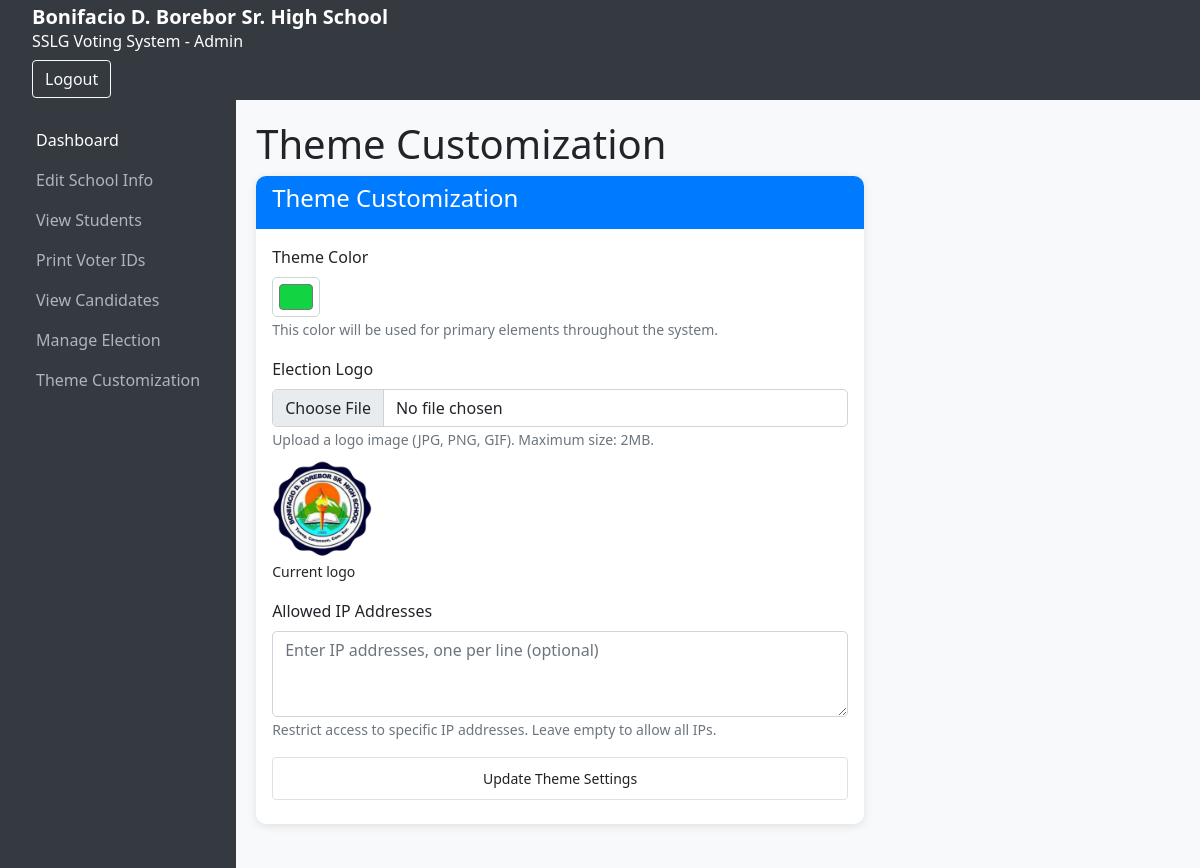
The page /admin/theme.php (signed in) on the database its author committed.
### tables this page shows
CREATE TABLE election_settings (
            id INTEGER PRIMARY KEY AUTOINCREMENT,
            election_name TEXT NOT NULL DEFAULT 'SSLG Election',
            election_token TEXT,
            is_open INTEGER NOT NULL DEFAULT 0,
            start_date TEXT,
            end_date TEXT,
            created_at TEXT DEFAULT CURRENT_TIMESTAMP,
            updated_at TEXT DEFAULT CURRENT_TIMESTAMP
        , logo_path TEXT, theme_color TEXT DEFAULT '#343a40', allowed_ips TEXT, chief_commissioner_token TEXT, screening_validation_token TEXT, electoral_board_token TEXT);

### admin/theme.php (the view, shortened to what this page needs)
<?php
$db = getDBConnection();
$election = $db->query("SELECT * FROM election_settings ORDER BY id DESC LIMIT 1")->fetch();
include '../includes/admin_header.php';
include '../includes/admin_sidebar.php';
?>
<div class="admin-content">
    <h1>Theme Customization</h1>
    <div class="row">
        <div class="col-md-8">
            <div class="card mb-4">
                <div class="card-header">
                    <h4>Theme Customization</h4>
                </div>
                <div class="card-body">
                    <form method="POST" enctype="multipart/form-data" action="">
                        <div class="mb-3">
                            <label for="theme_color" class="form-label">Theme Color</label>
                            <input type="color" class="form-control form-control-color" id="theme_color" name="theme_color" value="<?php echo htmlspecialchars($election['theme_color'] ?? '#343a40'); ?>" title="Choose theme color">
                            <small class="form-text text-muted">This color will be used for primary elements throughout the system.</small>
                        </div>
                        <div class="mb-3">
                            <label for="logo" class="form-label">Election Logo</label>
                            <input type="file" class="form-control" id="logo" name="logo" accept="image/*">
                            <small class="form-text text-muted">Upload a logo image (JPG, PNG, GIF). Maximum size: 2MB.</small>
                            <?php if ($election['logo_path']): ?>
                                <div class="mt-2">
                                    <img src="<?php echo htmlspecialchars($election['logo_path']); ?>" alt="Current Logo" style="max-height: 100px;">
                                    <p class="mb-0"><small>Current logo</small></p>
                                </div>
                            <?php endif; ?>
                        </div>
                        <div class="mb-3">
                            <label for="allowed_ips" class="form-label">Allowed IP Addresses</label>
                            <textarea class="form-control" id="allowed_ips" name="allowed_ips" rows="3" placeholder="Enter IP addresses, one per line (optional)"><?php echo htmlspecialchars($election['allowed_ips'] ?? ''); ?></textarea>
                            <small class="form-text text-muted">Restrict access to specific IP addresses. Leave empty to allow all IPs.</small>
                        </div>
                        <button type="submit" class="btn btn-primary">Update Theme Settings</button>
                    </form>
                </div>
            </div>
        </div>
    </div>
</div>
<?php include '../includes/admin_footer.php'; ?>

### assets/css/style.css (style rules this page uses)
body { font-family: 'Segoe UI', Tahoma, Geneva, Verdana, sans-serif; background-color: #f8f9fa; }
.card { border: none; border-radius: 10px; box-shadow: 0 2px 10px rgba(0, 0, 0, 0.1); }
.card-header { background-color: #007bff; color: white; border-radius: 10px 10px 0 0 !important; border: none; }
.btn-primary { background-color: #007bff; border-color: #007bff; border-radius: 5px; }
.form-control { border-radius: 5px; border: 1px solid #ced4da; }

### assets/css/admin_style.css (style rules this page uses)
body { background-color: #f8f9fa; }

### includes/admin_header.php (style rules this page uses)
.admin-content .btn { display: block; width: 100%; padding: 10px 15px; margin: 8px 0; border: 1px solid #dfe1e5; border-radius: 4px; text-decoration: none; text-align: center; font-size: 14px; color: #202124; background: white; transition: all 0.2s ease; }

### rows shown on the page
election_settings: theme_color "#11d442", logo_path (picture)

### other values the page prints
SCHOOL_NAME "Bonifacio D. Borebor Sr. High School"
